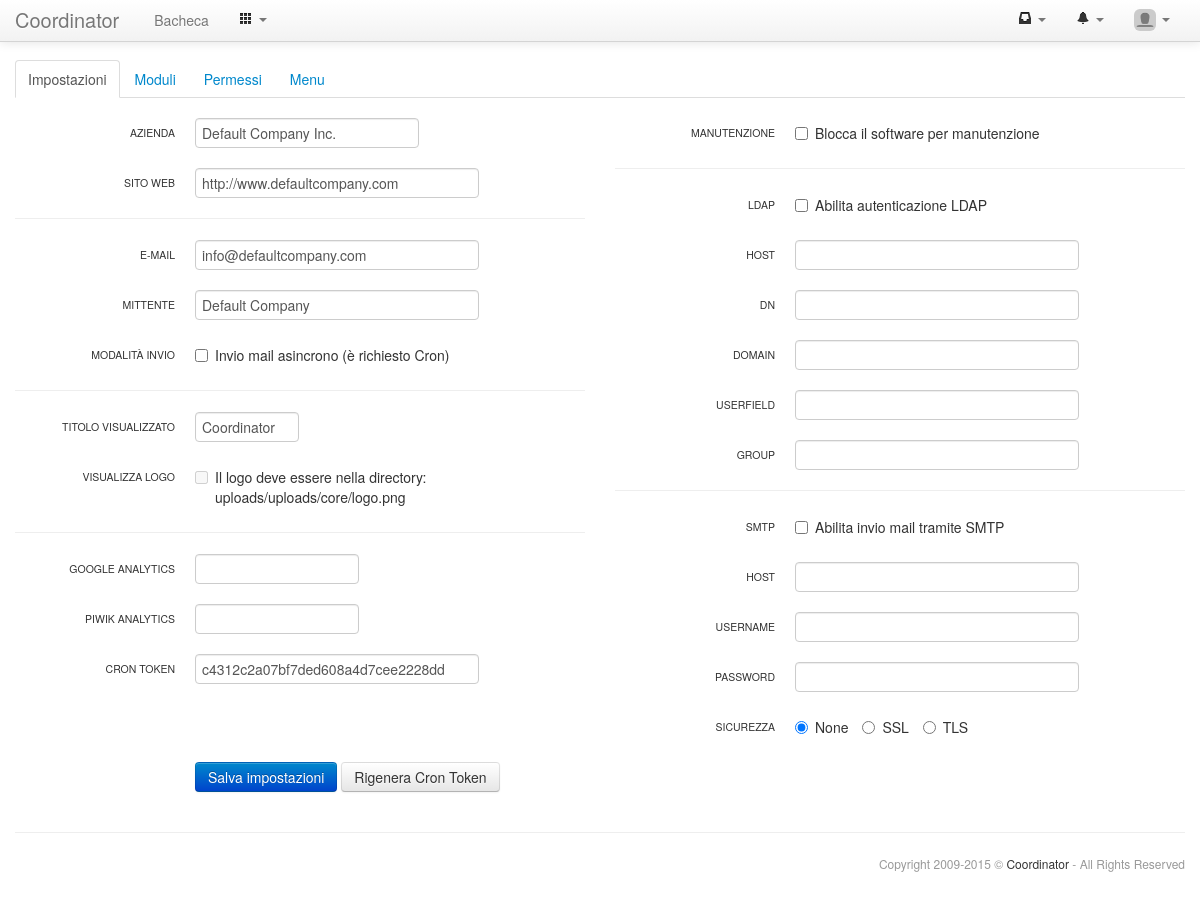
The app's page /settings/settings_edit.php (signed in) with its own data.
### tables this page shows
CREATE TABLE IF NOT EXISTS `settings_settings` (
  `code` varchar(255) NOT NULL,
  `value` varchar(255) DEFAULT NULL,
  PRIMARY KEY (`code`)
);

### core/structure.class.php (the view, shortened to what the rows shown need)
<?php
class str_form{
 private $current_field;
 protected $action;
 protected $method;
 protected $name;
 protected $class;
 protected $splitted;
 protected $controlGroup;
 protected $ff_array;
 protected $fc_array;
 public function __construct($action,$method="get",$name="form",$class="form-horizontal",$controlGroup=TRUE){
  $this->action=$action;
  $this->method=$method;
  $this->name=$name;
  $this->class=$class;
  $this->splitted=0;
  $this->controlGroup=$controlGroup;
  $this->current_field=-1;
  $this->ff_array=array();
  $this->fc_array=array();
  return TRUE;
 }
 function addField($type,$name,$label=NULL,$value=NULL,$class=NULL,$placeholder=NULL,$disabled=FALSE,$rows=7,$append=NULL,$readonly=FALSE){
  $this->current_field++;
  $ff=new stdClass();
  $ff->type=$type;
  $ff->name=$name;
  $ff->label=$label;
  $ff->value=$value;
  $ff->class=$class;
  $ff->placeholder=$placeholder;
  $ff->disabled=$disabled;
  $ff->rows=$rows;
  $ff->append=$append;
  $ff->options=NULL;
  $ff->readonly=$readonly;
  $this->ff_array[$this->current_field]=$ff;
  return TRUE;
 }
 function addFieldOption($value,$label,$checked=FALSE,$disabled=FALSE){
  $fo=new stdClass();
  $fo->value=$value;
  $fo->label=$label;
  $fo->checked=$checked;
  $fo->disabled=$disabled;
  if(!is_array($this->ff_array[$this->current_field]->options)){$this->ff_array[$this->current_field]->options=array();}
  $this->ff_array[$this->current_field]->options[]=$fo;
  return TRUE;
 }
 function addControl($type,$label,$class=NULL,$url=NULL,$confirm=NULL,$disabled=FALSE){
  $fc=new stdClass();
  $fc->type=$type;
  $fc->label=$label;
  $fc->class=$class;
  $fc->url=$url;
  $fc->confirm=addslashes($confirm);
  $fc->disabled=$disabled;
  $this->fc_array[]=$fc;
  return TRUE;
 }
 function addSeparator($tag="hr",$class=NULL){
  $this->current_field++;
  $ff=new stdClass();
  $ff->type="separator";
  $ff->tag=$tag;
  $ff->class=$class;
  $ff->options=NULL;
  $this->ff_array[$this->current_field]=$ff;
  return TRUE;
 }
 function splitOpen(){
  $this->current_field++;
  $ff=new stdClass();
  $ff->type="splitOpen";
  $this->ff_array[$this->current_field]=$ff;
  return TRUE;
 }
 function splitSpan(){
  $this->splitted++;
  $this->current_field++;
  $ff=new stdClass();
  $ff->type="splitSpan";
  $this->ff_array[$this->current_field]=$ff;
  return TRUE;
 }
 function splitClose(){
  $this->current_field++;
  $ff=new stdClass();
  $ff->type="splitClose";
  $this->ff_array[$this->current_field]=$ff;
  return TRUE;
 }
 function render($echo=TRUE){
  $return=NULL;
  $split_open=FALSE;
  if($this->splitted>0){
   $span=12/($this->splitted+1);
  }
  $return.="\n";
  $return.="<form action='".$this->action."' method='".$this->method."' name='".$this->name."' id='form_".$this->name."' class='".$this->class."' enctype='multipart/form-data'>\n\n";
  foreach($this->ff_array as $index=>$ff){
   $options=FALSE;
   if($ff->type=="splitOpen"){
    $split_open=TRUE;
    $return.="\n";
    $return.="<div class='row-fluid'>\n";
    $return.=" <div class='span".$span."'>\n\n";
   }
   if($ff->type=="splitSpan"){
    $return.=" </div>\n";
    $return.=" <div class='span".$span."'>\n\n";
    continue;
   }
   if($ff->type=="splitClose"){
    if($split_open){
     $split_open=FALSE;
     $return.=" </div>\n";
     $return.="</div>\n\n";
    }
    continue;
   }
   if($ff->type<>"separator" && $ff->type<>"title" && $ff->label<>NULL && $this->controlGroup){
    $return.="<div id='field_".$ff->name."' class='control-group'>\n";
   }
   if($ff->label<>NULL && $this->controlGroup){
    $return.=" <label class='control-label'>".$ff->label."</label>\n";
    if($ff->type<>"custom"){$return.=" <div class='controls'>\n";}
   }
   switch(strtolower($ff->type)){
    case "hidden":
    case "text":
    case "password":
     $return.="  <input type='".$ff->type."' name='".$ff->name."' id='".$this->name."_input_".$ff->name."' class='".$ff->class."' placeholder=\"".$ff->placeholder."\" value=\"".$ff->value."\"";
     $return.=">\n";
     break;
    case "checkbox":
    case "radio":
     $options=TRUE;
     break;
    case "separator":
     $return.="<".$ff->tag." class='".$ff->class."'>\n\n";
     break;
   }
   if($options){
    if(is_array($ff->options)){
     foreach($ff->options as $index=>$fo){
      switch(strtolower($ff->type)){
       case "checkbox":
        $return.="  <label class='".$ff->type." ".$ff->class."'>";
        $return.="<input type='".$ff->type."' name='".$ff->name."' id='".$this->name."_input_".$ff->name."_option_".$fo->value."' value=\"".$fo->value."\"";
        if($fo->disabled){$return.=" disabled='disabled'";}
        $return.=">".$fo->label."</label>\n";
        break;
       case "radio":
        $return.="  <label class='".$ff->type." ".$ff->class."'>";
        $return.="<input type='".$ff->type."' name='".$ff->name."' id='".$this->name."_input_".$ff->name."_option_".$fo->value."' value=\"".$fo->value."\"";
        if($fo->checked){$return.=" checked='checked'";}
        $return.=">".$fo->label."</label>\n";
        break;
      }
     }
    }
   }
   if($ff->label<>NULL && $this->controlGroup && $ff->type<>"custom"){$return.=" </div>\n";}
   if($ff->type<>"separator" && $ff->label<>NULL && $this->controlGroup){$return.="</div>\n\n";}
  }
  $return.="<script type='text/javascript'>\n";
  $return.=" function ".$this->name."_selectToggle(name,selected){\n";
  $return.="  $('#'+name+' option').each(function(){ $(this).attr('selected',selected); });\n";
  $return.=" };\n";
  $return.="</script>\n\n";
  if(is_array($this->fc_array)){
   if($this->controlGroup){
    $return.="<div class='control-group'>\n";
    $return.=" <div class='controls'>\n";
   }
   foreach($this->fc_array as $index=>$fc){
    if($fc->disabled){$disabled=" disabled='disabled'";$fc->url="#";$fc->confirm=NULL;}else{$disabled=NULL;}
    if(strlen($fc->confirm)){$confirm=" onClick=\"return confirm('".$fc->confirm."')\"";}else{$confirm=NULL;}
    switch(strtolower($fc->type)){
     case "submit":
      $return.="  <input type='submit' name='".$this->name."_submit'";
      $return.=" id='".$this->name."_control_submit' class='btn btn-primary ".$fc->class."'";
      $return.=$disabled.$confirm." value=\"".$fc->label."\">\n";
      break;
     case "button":
     case "link":
      $return.="  <a href='".$fc->url."' ";
      if(strtolower($fc->type)=="button"){$return.="class='btn ".$fc->class."'";}
       else{$return.="class='".$fc->class."'";}
      $return.=" id='".$this->name."_control_".$index."'".$disabled.$confirm.">".$fc->label."</a>\n";
      break;
    }
   }
  }
  if($this->controlGroup){$return.=" </div>\n</div>\n\n";}
  $return.="</form>\n\n";
  if($echo){echo $return;return TRUE;}else{return $return;}
 }
}
?>

### core/html.class.php (shortened to what the rows shown need)
<?php
class HTML{
public function header($title="",$nav="dashboard",$navbar=TRUE){
 if($title<>""){$title=$title." - ".api_getOption('title');}else{$title=api_getOption('title');}
?>
<!DOCTYPE html>
<html lang="it">
<head>
 <meta name="owner" content="<?php echo api_getOption('owner'); ?>">
 <link href="<?php echo $GLOBALS['dir']."core/bootstrap/css/bootstrap.min.css";?>" rel="stylesheet">
 <link href="<?php echo $GLOBALS['dir']."core/bootstrap/css/bootstrap-custom.css";?>" rel="stylesheet">
 <link href="<?php echo $GLOBALS['dir']."core/bootstrap/css/bootstrap-responsive.css";?>" rel="stylesheet">
 <link href="<?php echo $GLOBALS['dir']."core/template.css";?>" rel="stylesheet">
 <link href="<?php echo $GLOBALS['dir']."core/bootstrap-datetimepicker/css/bootstrap-datetimepicker.min.css";?>" rel="stylesheet">
 <link href="<?php echo $GLOBALS['dir']."core/bootstrap-markdown/css/bootstrap-markdown.min.css";?>" rel="stylesheet">
 <link href="<?php echo $GLOBALS['dir']."core/bootstrap-select2/select2.css";?>" rel="stylesheet">
 <link href="<?php echo $GLOBALS['dir']."core/bootstrap-slider/css/bootstrap-slider.min.css";?>" rel="stylesheet">
 <link href="<?php echo $GLOBALS['dir']."core/bootstrap-wysihtml5/css/bootstrap-wysihtml5.css";?>" rel="stylesheet">
 <link href="<?php echo $GLOBALS['dir']."core/bootstrap-tagsinput/css/bootstrap-tagsinput.css";?>" rel="stylesheet">
 <link href="<?php echo $GLOBALS['dir']."core/shadowbox/shadowbox.css";?>" rel="stylesheet">
</head>
<body <?php if(api_baseName()=="login.php"){echo "class='login-background'";}?>>
 <div class="navbar navbar-fixed-top">
  <div class="navbar-inner">
   <div class="container">
    <?php
     if(file_exists("../uploads/uploads/core/logo.png") && api_getOption('show_logo')){
      echo "<a class='brand-logo' href='".$GLOBALS['dir']."index.php'><img src='".$GLOBALS['dir']."uploads/uploads/core/logo.png'></a>\n";
     }else{
      echo "<a class='brand' href='".$GLOBALS['dir']."index.php'>".api_getOption('title')."</a>\n";
     }
    ?>
    <?php if($navbar){ ?>
    <div class="nav-collapse collapse">
     <ul class="nav">
     </ul>
     <ul class="nav pull-right">
     </ul>
    </div>
    <?php } ?>
   </div>
  </div>
 </div>
 <div class="container">
<?php
}
public function footer($wiki_link=NULL,$copyright=TRUE){
?>
 </div>
</body>
</html>
<?php
}
}
?>

### records on screen
settings_settings: value "Coordinator", label "TITOLO VISUALIZZATO", title "Coordinator"
settings_settings: label "AZIENDA", owner "Default Company Inc."
settings_settings: label "SITO WEB", owner_url "http://www.defaultcompany.com"
settings_settings: label "E-MAIL", owner_mail "info@defaultcompany.com"
settings_settings: label "MITTENTE", owner_mail_from "Default Company"
settings_settings: label "CRON TOKEN", cron_token "c4312c2a07bf7ded608a4d7cee2228dd"

### other values on screen
api_text("core-menu-dashboard") "Bacheca"
$nt->label "Impostazioni"
$nt->label "Moduli"
$nt->label "Permessi"
$nt->label "Menu"
$ff->label "MODALITÀ INVIO"
$fo->label "Invio mail asincrono (è richiesto Cron)"
$ff->label "VISUALIZZA LOGO"
$fo->label "Il logo deve essere nella directory: uploads/uploads/core/logo.png"
$ff->label "GOOGLE ANALYTICS"
$ff->label "PIWIK ANALYTICS"
$ff->label "MANUTENZIONE"
$fo->label "Blocca il software per manutenzione"
$ff->label "LDAP"
$fo->label "Abilita autenticazione LDAP"
